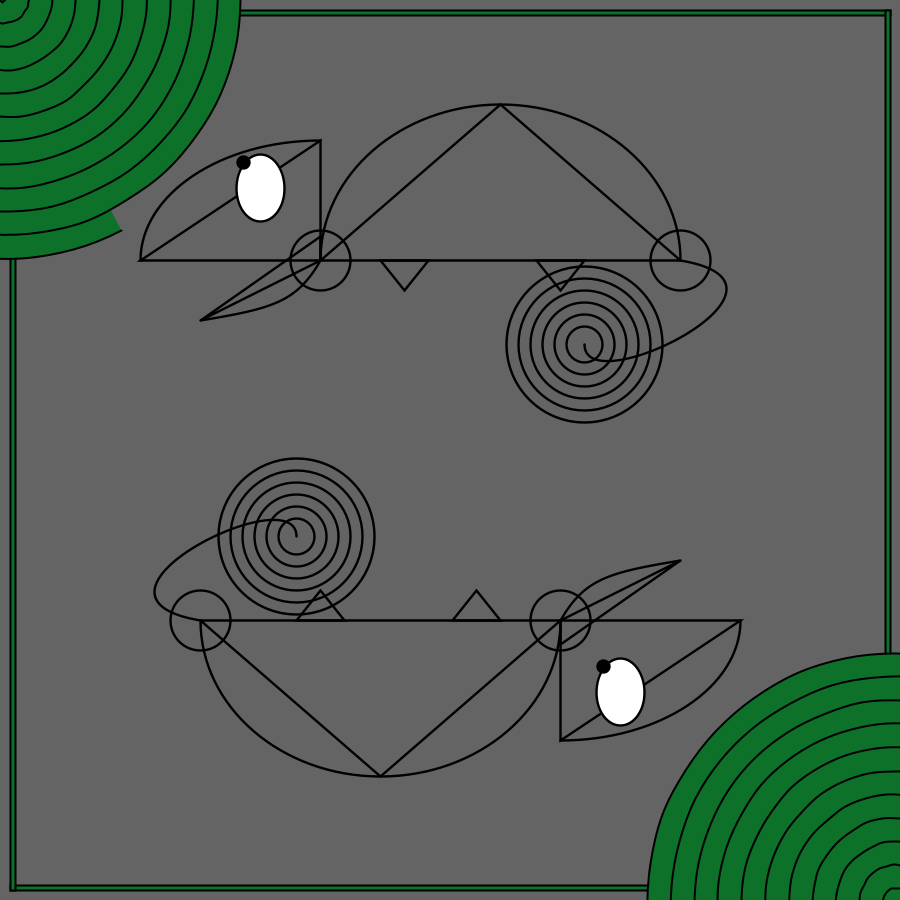
Frame 1 (no input)
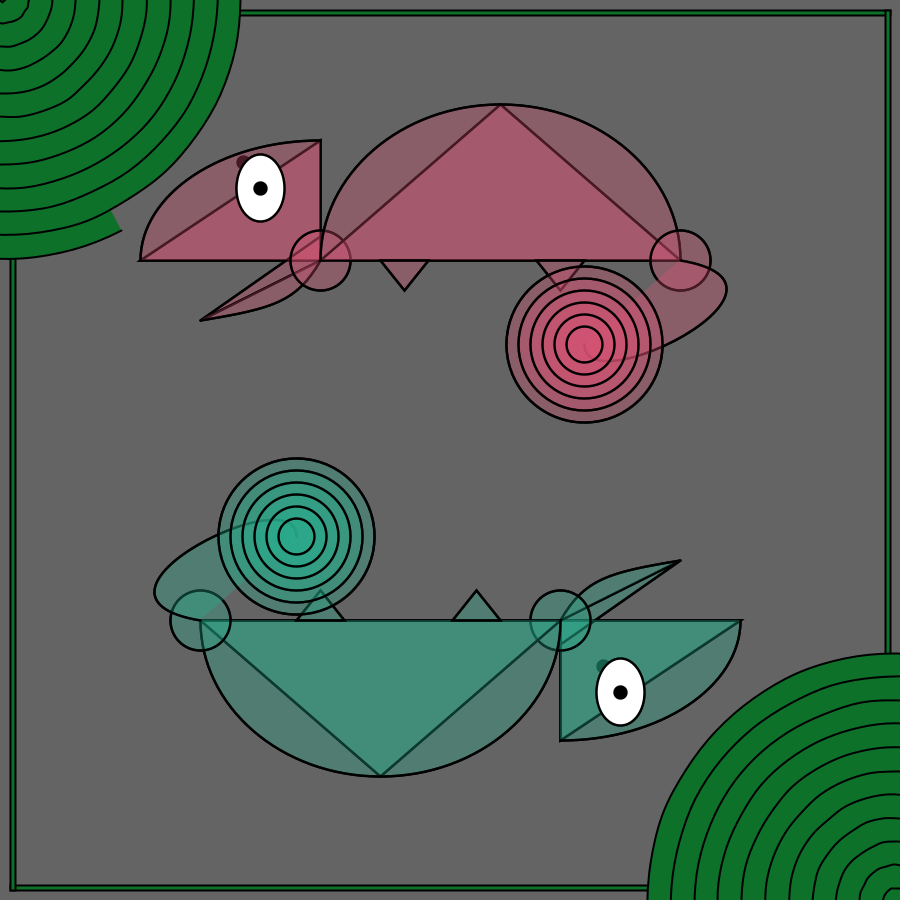
Frame 2 (the mouse pressed at the canvas centre, redrawn once)

The Processing sketch that drew these frames (run headless with seeded random() and noise(); the mouse was pressed at the canvas centre and the sketch redrawn once):

// Processing sketch: processing_12517
// ── processing_12517.pde

//Tian Jason Tian
//Assignment 2: Animals

void setup() {

  size(900,900);
  background(100);
  strokeWeight(2);
  stroke(0);
  smooth();
  fill(13,113,42);
  rect(10,10,880,5);
  rect(10,885,880,5);
  rect(10,10,5,880);
  rect(885,10,5,880);
  beginShape();
  for(int i=0;i<350;i++)
  {
    curveVertex((3*i/4)*sin(i/5.0),(3*i/4)*cos(i/5.0));
  }
  endShape(); 
  translate(900,900);
  beginShape();
  for(int i=0;i<350;i++)
  {
    curveVertex((3*i/4)*sin(i/5.0),(3*i/4)*cos(i/5.0));
  }
  endShape(); 
  noLoop();
}

void draw() {
  translate(-100,-100);
  scale(1.2,1.2);
  //fill color block for the body
  int i = floor(255*mouseX/900);
  int j = floor(150*mouseY/900);
  int r = floor(random(2)*i);
  int g = floor(random(2)*i);
  int b = floor(random(2)*i);
  int o = floor(random(2)*j);
  fill(r, g, b, o);

  int x_top = 350;
  int y_top = 300;
  int x_bot = 550;
  int y_bot = 600;
  int tail_x_t = 570;
  int tail_y_t = 370;
  int tail_x_b = 330;
  int tail_y_b = 530;

  //top Chameleon
  fill(r, g, b, o);
  triangle(x_top-150,y_top,x_top,y_top,x_top,y_top-100);
  triangle(x_top-100,y_top+50,x_top,y_top,x_top,y_top-20);

  beginShape();
  vertex(x_top,y_top);
  bezierVertex(x_top-20,y_top+35,x_top-40,y_top+40,x_top-100,y_top+50);
  endShape();

  arc(x_top,y_top,300,200,PI,TWO_PI-PI/2);
  ellipse(x_top,y_top,50,50);

  triangle(x_top,y_top,x_top+300,y_top,x_top+150,y_top-130);
  arc(x_top+150,y_top,300,260,PI,TWO_PI-PI/2);
  arc(x_top+150,y_top,300,260,TWO_PI-PI/2,TWO_PI);

  triangle(x_top+50,y_top,x_top+90,y_top,x_top+70,y_top+25);
  triangle(x_top+180,y_top,x_top+220,y_top,x_top+200,y_top+25);
  ellipse(x_top+300,y_top,50,50);

  beginShape();
  vertex(x_top+300,y_top);
  bezierVertex(tail_x_t+200,tail_y_t-50,tail_x_t,tail_y_t+50,tail_x_t,tail_y_t);
  endShape();

  for(int e=0;e<6;e++) {
    ellipse(tail_x_t,tail_y_t,130-20*e,130-20*e);
  }

  //bottom Chameleon
  fill(255-r,255-g,255-b,o);
  triangle(x_bot+150,y_bot,x_bot,y_bot,x_bot,y_bot+100);
  triangle(x_bot+100,y_bot-50,x_bot,y_bot,x_bot,y_bot+20);

  beginShape();
  vertex(x_bot,y_bot);
  bezierVertex(x_bot+20,y_bot-35,x_bot+40,y_bot-40,x_bot+100,y_bot-50);
  endShape();

  arc(x_bot,y_bot,300,200,0,PI/2);
  ellipse(x_bot,y_bot,50,50);

  triangle(x_bot,y_bot,x_bot-300,y_bot,x_bot-150,y_bot+130);
  arc(x_bot-150,y_bot,300,260,0,PI/2);
  arc(x_bot-150,y_bot,300,260,PI/2,PI);

  ellipse(x_bot-300,y_bot,50,50);
  triangle(x_bot-50,y_bot,x_bot-90,y_bot,x_bot-70,y_bot-25);
  triangle(x_bot-180,y_bot,x_bot-220,y_bot,x_bot-200,y_bot-25);

  beginShape();
  vertex(x_bot-300,y_bot);
  bezierVertex(tail_x_b-200,tail_y_b+50,tail_x_b,tail_y_b-50,tail_x_b,tail_y_b);
  endShape();

  for(int e=0;e<6;e++) {
    ellipse(tail_x_b,tail_y_b,130-20*e,130-20*e);
  }

  //eyeballs
  fill(255);
  ellipse(x_top-50,y_top-60,40,56);
  ellipse(x_bot+50,y_bot+60,40,56);

  fill(0);
  int eye_x_t = x_top-50 + floor(14*(mouseX-450)/450);
  int eye_y_t = y_top-60 + floor(21*(mouseY-450)/450);
  int eye_x_b = x_bot+50 + floor(14*(mouseX-450)/450);
  int eye_y_b = y_bot+60 + floor(21*(mouseY-450)/450);
  ellipse(eye_x_t,eye_y_t,10,10);
  ellipse(eye_x_b,eye_y_b,10,10);
}

void mouseMoved() {
  redraw();
}
